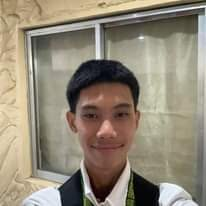
#> input picture Resources/Photos/miels.jpg, 206 x 206 px
$ python colour_spaces.py
#> lines starting #> are read from the running program, lines starting #| are printed output that depends on the picture
#pylint:disable=no-member

import cv2 as cv
import numpy as np

img = cv.imread('../Resources/Photos/miels.jpg')
#> img is the input picture: shape (206, 206, 3); mean B, G, R 120, 137.2, 146.8
cv.imshow('Original', img)

# Convert BGR to HSV
hsv = cv.cvtColor(img, cv.COLOR_BGR2HSV)
#> hsv: shape (206, 206, 3); mean H, S, V 31.7, 55.4, 148

# Split HSV channels
h, s, v = cv.split(hsv)
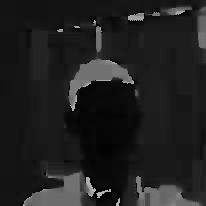
#> h: shape (206, 206); min 0, max 179, mean 31.7
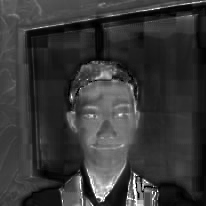
#> s: shape (206, 206); min 0, max 255, mean 55.4
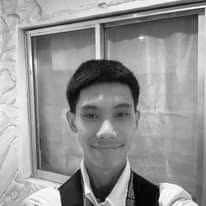
#> v: shape (206, 206); min 1, max 255, mean 148

# Change the Hue (color)
# Add 50 to the hue (values wrap around at 180)
h = (h.astype(np.int16) + 50) % 180
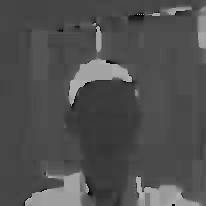
#> h: shape (206, 206) int16; min 0, max 177, mean 79.7
h = h.astype(np.uint8)

# Merge the channels
new_hsv = cv.merge([h, s, v])
#> new_hsv: shape (206, 206, 3); mean H, S, V 79.7, 55.4, 148

# Convert back to BGR for display
new_bgr = cv.cvtColor(new_hsv, cv.COLOR_HSV2BGR)
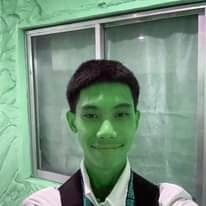
#> new_bgr: shape (206, 206, 3); mean B, G, R 128.5, 147, 120.1

cv.imshow('Changed Color', new_bgr)

cv.waitKey(0)
cv.destroyAllWindows()

$ run again, with Resources/Photos/cortiso.jpg copied over Resources/Photos/miels.jpg
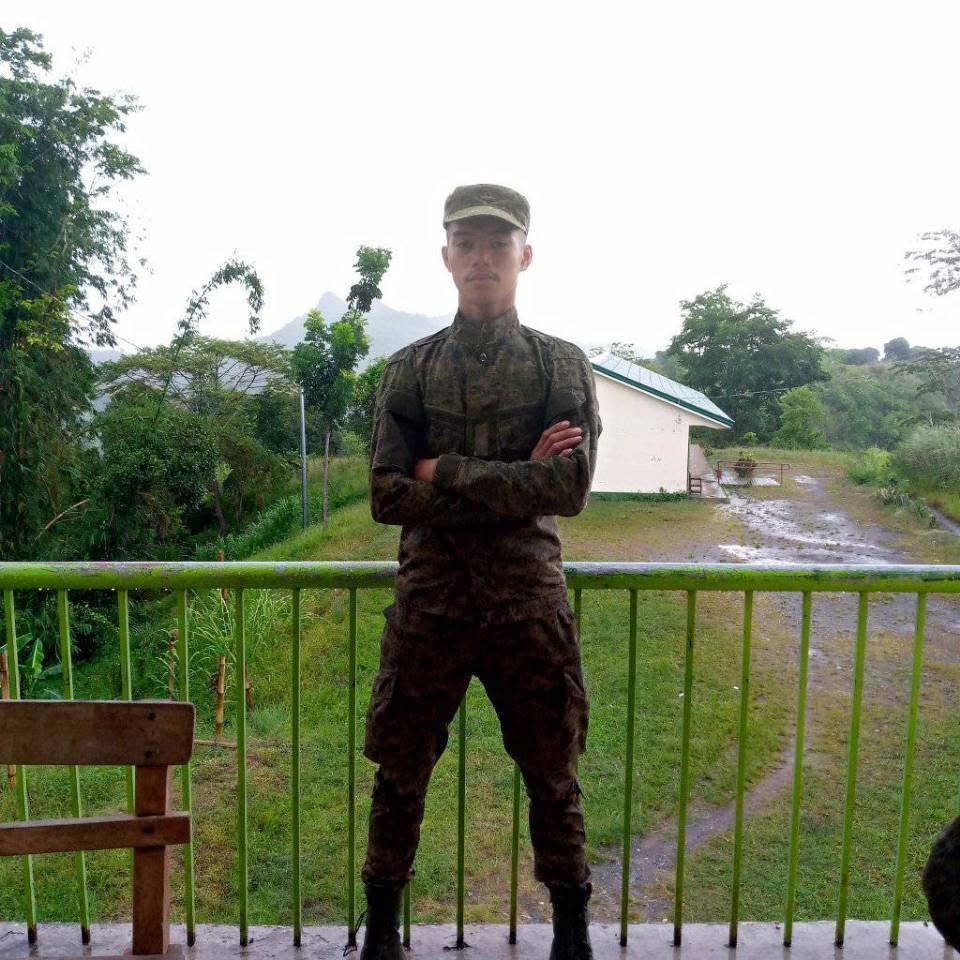
#> input picture Resources/Photos/cortiso.jpg, 960 x 960 px
#> img is the input picture: shape (960, 960, 3); mean B, G, R 121.3, 140.9, 135.1
#> hsv: shape (960, 960, 3); mean H, S, V 40.2, 80.1, 144.3
#> `h = (h.astype(np.int16) + 50) % 180`:
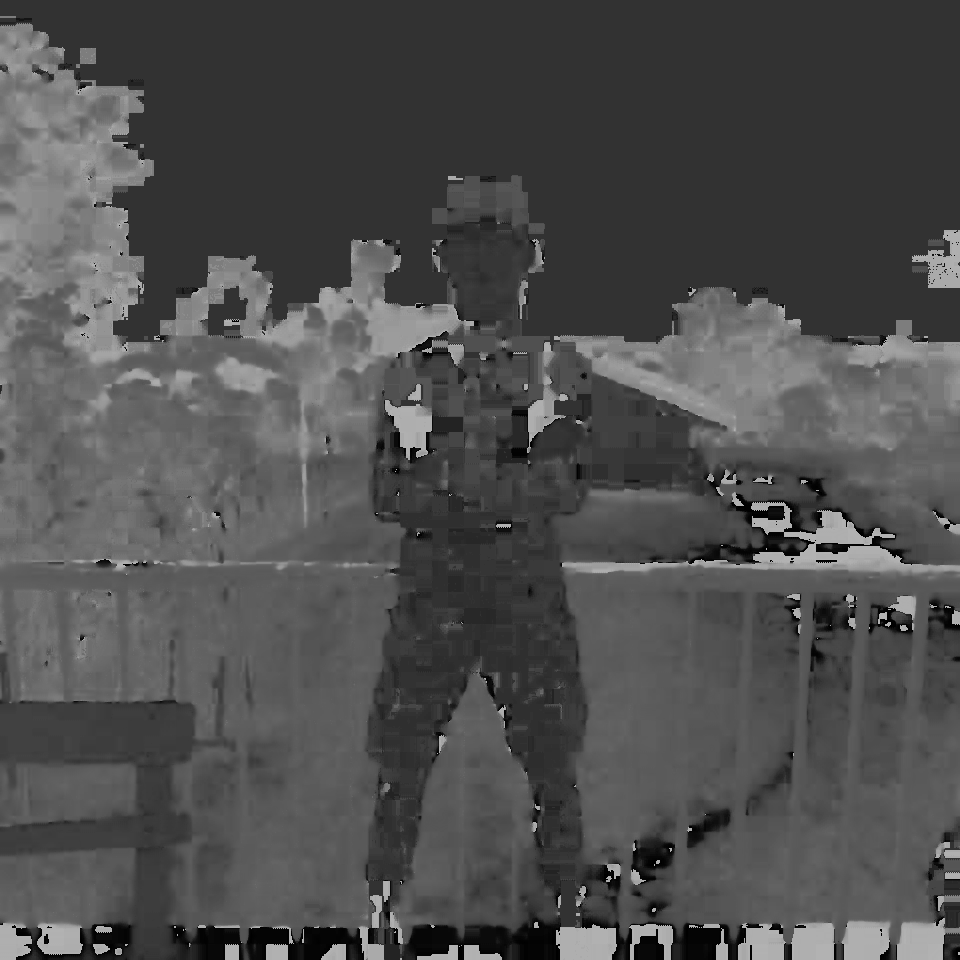
#> h: shape (960, 960) int16; min 0, max 179, mean 78.5
#> new_hsv: shape (960, 960, 3); mean H, S, V 78.5, 80.1, 144.3
#> `new_bgr = cv.cvtColor(new_hsv, cv.COLOR_HSV2BGR)`:
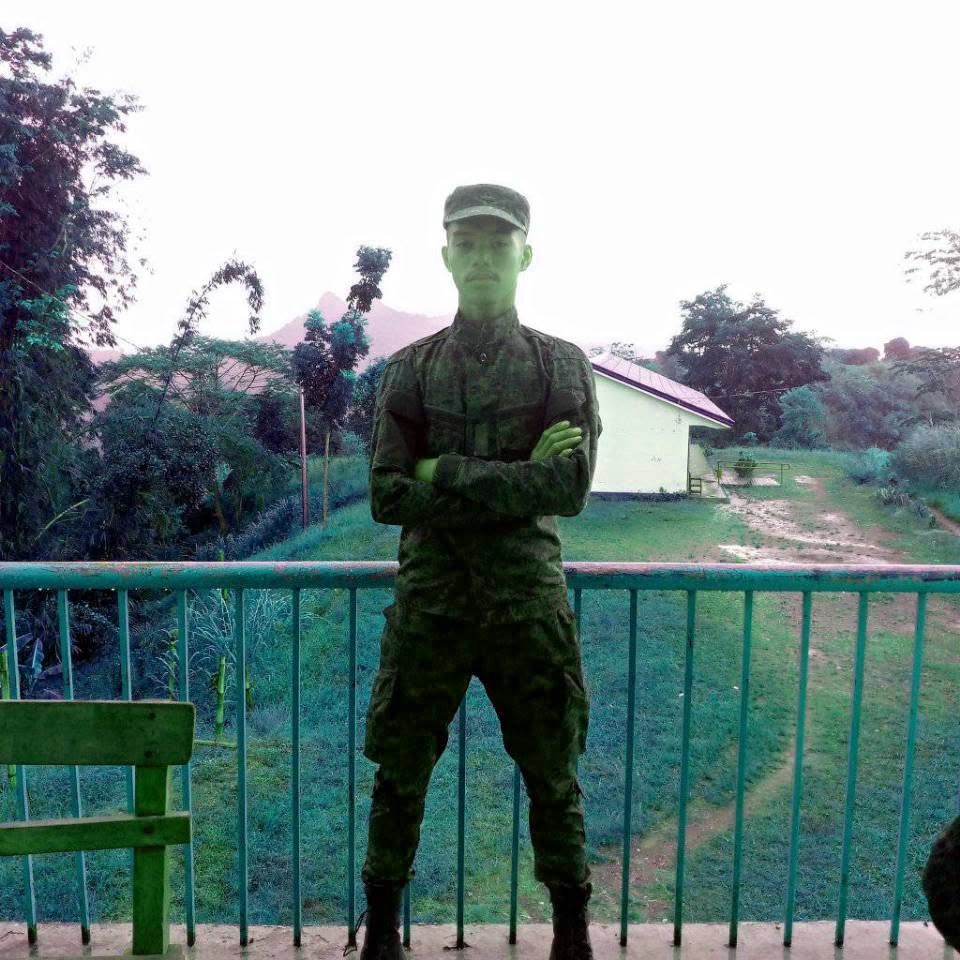
#> new_bgr: shape (960, 960, 3); mean B, G, R 138.6, 139.6, 120.8

$ run again, with Resources/Photos/ivan.jpg copied over Resources/Photos/miels.jpg
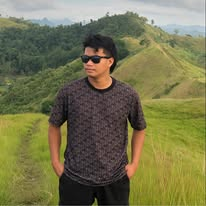
#> input picture Resources/Photos/ivan.jpg, 206 x 206 px
#> img is the input picture: shape (206, 206, 3); mean B, G, R 78.8, 117, 119.3
#> hsv: shape (206, 206, 3); mean H, S, V 55.3, 90.2, 123.7
#> `h = (h.astype(np.int16) + 50) % 180`:
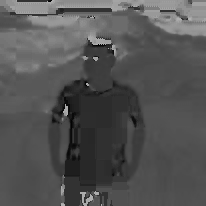
#> h: shape (206, 206) int16; min 0, max 176, mean 83.3
#> new_hsv: shape (206, 206, 3); mean H, S, V 83.3, 90.2, 123.7
#> `new_bgr = cv.cvtColor(new_hsv, cv.COLOR_HSV2BGR)`:
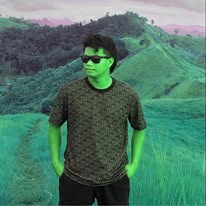
#> new_bgr: shape (206, 206, 3); mean B, G, R 104.8, 121.3, 78.7

$ run again, with Resources/Photos/jerry.jpg copied over Resources/Photos/miels.jpg
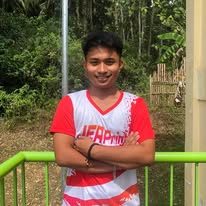
#> input picture Resources/Photos/jerry.jpg, 206 x 206 px
#> img is the input picture: shape (206, 206, 3); mean B, G, R 74.3, 102.4, 123.1
#> hsv: shape (206, 206, 3); mean H, S, V 47.3, 119.7, 129.2
#> `h = (h.astype(np.int16) + 50) % 180`:
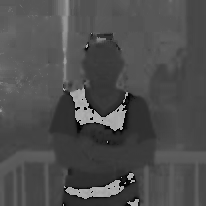
#> h: shape (206, 206) int16; min 0, max 179, mean 77.8
#> new_hsv: shape (206, 206, 3); mean H, S, V 77.8, 119.7, 129.2
#> `new_bgr = cv.cvtColor(new_hsv, cv.COLOR_HSV2BGR)`:
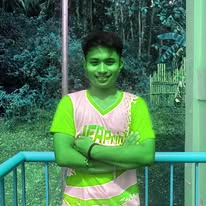
#> new_bgr: shape (206, 206, 3); mean B, G, R 93.2, 127.2, 79.2
